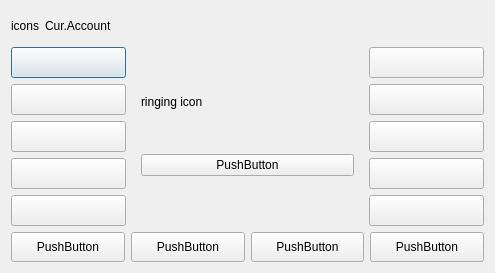
<?xml version="1.0" encoding="UTF-8"?>
<ui version="4.0">
 <class>phDialog</class>
 <widget class="QDialog" name="phDialog">
  <property name="geometry">
   <rect>
    <x>0</x>
    <y>0</y>
    <width>495</width>
    <height>273</height>
   </rect>
  </property>
  <property name="windowTitle">
   <string>phDialog</string>
  </property>
  <layout class="QHBoxLayout" name="horizontalLayout_8">
   <item>
    <layout class="QVBoxLayout" name="verticalLayout_3" stretch="1,6,1">
     <item>
      <layout class="QHBoxLayout" name="horizontalLayout">
       <item>
        <widget class="QLabel" name="labelAccount_2">
         <property name="text">
          <string>icons</string>
         </property>
        </widget>
       </item>
       <item>
        <widget class="QLabel" name="labelAccount">
         <property name="text">
          <string>Cur.Account</string>
         </property>
        </widget>
       </item>
       <item>
        <spacer name="horizontalSpacer">
         <property name="sizePolicy">
          <sizepolicy hsizetype="Expanding" vsizetype="Minimum">
           <horstretch>0</horstretch>
           <verstretch>0</verstretch>
          </sizepolicy>
         </property>
         <property name="orientation">
          <enum>Qt::Horizontal</enum>
         </property>
         <property name="sizeType">
          <enum>QSizePolicy::Expanding</enum>
         </property>
         <property name="sizeHint" stdset="0">
          <size>
           <width>40</width>
           <height>20</height>
          </size>
         </property>
        </spacer>
       </item>
       <item>
        <widget class="QLabel" name="labelUnRecv">
         <property name="text">
          <string/>
         </property>
         <property name="pixmap">
          <pixmap resource="myicons.qrc">:/Statusbar/UnrecvedFlag.png</pixmap>
         </property>
        </widget>
       </item>
       <item>
        <widget class="QLabel" name="labelDND">
         <property name="text">
          <string/>
         </property>
         <property name="pixmap">
          <pixmap resource="myicons.qrc">:/Statusbar/DND.png</pixmap>
         </property>
        </widget>
       </item>
       <item>
        <widget class="QLabel" name="labelNet">
         <property name="text">
          <string/>
         </property>
         <property name="pixmap">
          <pixmap resource="myicons.qrc">:/Statusbar/NetOn.png</pixmap>
         </property>
        </widget>
       </item>
      </layout>
     </item>
     <item>
      <layout class="QHBoxLayout" name="horizontalLayout_3" stretch="1,0,1">
       <item>
        <layout class="QVBoxLayout" name="verticalLayout">
         <item>
          <widget class="QPushButton" name="pushButton_1">
           <property name="sizePolicy">
            <sizepolicy hsizetype="Expanding" vsizetype="Expanding">
             <horstretch>2</horstretch>
             <verstretch>0</verstretch>
            </sizepolicy>
           </property>
           <property name="text">
            <string/>
           </property>
          </widget>
         </item>
         <item>
          <widget class="QPushButton" name="pushButton_2">
           <property name="sizePolicy">
            <sizepolicy hsizetype="Expanding" vsizetype="Expanding">
             <horstretch>2</horstretch>
             <verstretch>0</verstretch>
            </sizepolicy>
           </property>
           <property name="text">
            <string/>
           </property>
          </widget>
         </item>
         <item>
          <widget class="QPushButton" name="pushButton_3">
           <property name="sizePolicy">
            <sizepolicy hsizetype="Expanding" vsizetype="Expanding">
             <horstretch>2</horstretch>
             <verstretch>0</verstretch>
            </sizepolicy>
           </property>
           <property name="text">
            <string/>
           </property>
          </widget>
         </item>
         <item>
          <widget class="QPushButton" name="pushButton_4">
           <property name="sizePolicy">
            <sizepolicy hsizetype="Expanding" vsizetype="Expanding">
             <horstretch>2</horstretch>
             <verstretch>0</verstretch>
            </sizepolicy>
           </property>
           <property name="text">
            <string/>
           </property>
          </widget>
         </item>
         <item>
          <widget class="QPushButton" name="pushButton_5">
           <property name="sizePolicy">
            <sizepolicy hsizetype="Expanding" vsizetype="Expanding">
             <horstretch>2</horstretch>
             <verstretch>0</verstretch>
            </sizepolicy>
           </property>
           <property name="text">
            <string/>
           </property>
          </widget>
         </item>
        </layout>
       </item>
       <item>
        <widget class="QStackedWidget" name="stackedWidget">
         <property name="sizePolicy">
          <sizepolicy hsizetype="Expanding" vsizetype="Expanding">
           <horstretch>2</horstretch>
           <verstretch>0</verstretch>
          </sizepolicy>
         </property>
         <property name="currentIndex">
          <number>2</number>
         </property>
         <widget class="QWidget" name="page_IDLE">
          <layout class="QVBoxLayout" name="verticalLayout_7">
           <item>
            <layout class="QVBoxLayout" name="verticalLayout_6" stretch="1,5,1">
             <item>
              <widget class="QLabel" name="labelDNDinIDLE">
               <property name="text">
                <string/>
               </property>
              </widget>
             </item>
             <item>
              <widget class="QLCDNumber" name="lcdNumber">
               <property name="sizePolicy">
                <sizepolicy hsizetype="Preferred" vsizetype="Preferred">
                 <horstretch>0</horstretch>
                 <verstretch>0</verstretch>
                </sizepolicy>
               </property>
               <property name="font">
                <font>
                 <pointsize>28</pointsize>
                </font>
               </property>
              </widget>
             </item>
             <item>
              <widget class="QLabel" name="label_date">
               <property name="sizePolicy">
                <sizepolicy hsizetype="Expanding" vsizetype="Expanding">
                 <horstretch>2</horstretch>
                 <verstretch>0</verstretch>
                </sizepolicy>
               </property>
               <property name="text">
                <string>Wed. 2023/01/01</string>
               </property>
              </widget>
             </item>
            </layout>
           </item>
          </layout>
         </widget>
         <widget class="QWidget" name="page_DIALING">
          <widget class="QComboBox" name="comboBox">
           <property name="geometry">
            <rect>
             <x>30</x>
             <y>20</y>
             <width>171</width>
             <height>21</height>
            </rect>
           </property>
           <property name="sizePolicy">
            <sizepolicy hsizetype="Preferred" vsizetype="Expanding">
             <horstretch>0</horstretch>
             <verstretch>0</verstretch>
            </sizepolicy>
           </property>
           <property name="editable">
            <bool>true</bool>
           </property>
          </widget>
         </widget>
         <widget class="QWidget" name="page_RINGING">
          <layout class="QVBoxLayout" name="verticalLayout_4">
           <item>
            <widget class="QLabel" name="label_Ringing">
             <property name="sizePolicy">
              <sizepolicy hsizetype="Fixed" vsizetype="Fixed">
               <horstretch>0</horstretch>
               <verstretch>0</verstretch>
              </sizepolicy>
             </property>
             <property name="text">
              <string>ringing icon</string>
             </property>
            </widget>
           </item>
           <item>
            <widget class="QPushButton" name="Label_callerID">
             <property name="text">
              <string>PushButton</string>
             </property>
            </widget>
           </item>
          </layout>
         </widget>
         <widget class="QWidget" name="page_TALKING">
          <widget class="QLabel" name="label_3">
           <property name="geometry">
            <rect>
             <x>100</x>
             <y>60</y>
             <width>53</width>
             <height>16</height>
            </rect>
           </property>
           <property name="text">
            <string>TALKING</string>
           </property>
          </widget>
         </widget>
         <widget class="QWidget" name="page_FAILED">
          <widget class="QLabel" name="label_2">
           <property name="geometry">
            <rect>
             <x>100</x>
             <y>20</y>
             <width>191</width>
             <height>111</height>
            </rect>
           </property>
           <property name="text">
            <string>reason of the failure.</string>
           </property>
          </widget>
         </widget>
         <widget class="QWidget" name="page_CALLING">
          <widget class="QLabel" name="label_calling">
           <property name="geometry">
            <rect>
             <x>50</x>
             <y>120</y>
             <width>53</width>
             <height>16</height>
            </rect>
           </property>
           <property name="text">
            <string>calling ...</string>
           </property>
          </widget>
          <widget class="QLabel" name="label_CALLING">
           <property name="geometry">
            <rect>
             <x>50</x>
             <y>30</y>
             <width>61</width>
             <height>71</height>
            </rect>
           </property>
           <property name="text">
            <string>TextLabel</string>
           </property>
          </widget>
         </widget>
         <widget class="QWidget" name="page_TODIAL">
          <widget class="QComboBox" name="comboBox_2">
           <property name="geometry">
            <rect>
             <x>30</x>
             <y>30</y>
             <width>161</width>
             <height>21</height>
            </rect>
           </property>
           <property name="sizePolicy">
            <sizepolicy hsizetype="Expanding" vsizetype="Expanding">
             <horstretch>0</horstretch>
             <verstretch>0</verstretch>
            </sizepolicy>
           </property>
           <property name="editable">
            <bool>true</bool>
           </property>
          </widget>
         </widget>
        </widget>
       </item>
       <item>
        <layout class="QVBoxLayout" name="verticalLayout_2">
         <item>
          <widget class="QPushButton" name="pushButton_6">
           <property name="sizePolicy">
            <sizepolicy hsizetype="Expanding" vsizetype="Expanding">
             <horstretch>2</horstretch>
             <verstretch>0</verstretch>
            </sizepolicy>
           </property>
           <property name="text">
            <string/>
           </property>
          </widget>
         </item>
         <item>
          <widget class="QPushButton" name="pushButton_7">
           <property name="sizePolicy">
            <sizepolicy hsizetype="Expanding" vsizetype="Expanding">
             <horstretch>2</horstretch>
             <verstretch>0</verstretch>
            </sizepolicy>
           </property>
           <property name="text">
            <string/>
           </property>
          </widget>
         </item>
         <item>
          <widget class="QPushButton" name="pushButton_8">
           <property name="sizePolicy">
            <sizepolicy hsizetype="Expanding" vsizetype="Expanding">
             <horstretch>2</horstretch>
             <verstretch>0</verstretch>
            </sizepolicy>
           </property>
           <property name="text">
            <string/>
           </property>
          </widget>
         </item>
         <item>
          <widget class="QPushButton" name="pushButton_9">
           <property name="sizePolicy">
            <sizepolicy hsizetype="Expanding" vsizetype="Expanding">
             <horstretch>2</horstretch>
             <verstretch>0</verstretch>
            </sizepolicy>
           </property>
           <property name="text">
            <string/>
           </property>
          </widget>
         </item>
         <item>
          <widget class="QPushButton" name="pushButton_10">
           <property name="sizePolicy">
            <sizepolicy hsizetype="Expanding" vsizetype="Expanding">
             <horstretch>2</horstretch>
             <verstretch>0</verstretch>
            </sizepolicy>
           </property>
           <property name="text">
            <string/>
           </property>
          </widget>
         </item>
        </layout>
       </item>
      </layout>
     </item>
     <item>
      <layout class="QHBoxLayout" name="horizontalLayout_2">
       <item>
        <widget class="QPushButton" name="pushButton_11">
         <property name="sizePolicy">
          <sizepolicy hsizetype="Expanding" vsizetype="Expanding">
           <horstretch>2</horstretch>
           <verstretch>0</verstretch>
          </sizepolicy>
         </property>
         <property name="text">
          <string>PushButton</string>
         </property>
        </widget>
       </item>
       <item>
        <widget class="QPushButton" name="pushButton_12">
         <property name="sizePolicy">
          <sizepolicy hsizetype="Expanding" vsizetype="Expanding">
           <horstretch>2</horstretch>
           <verstretch>0</verstretch>
          </sizepolicy>
         </property>
         <property name="text">
          <string>PushButton</string>
         </property>
        </widget>
       </item>
       <item>
        <widget class="QPushButton" name="pushButton_13">
         <property name="sizePolicy">
          <sizepolicy hsizetype="Expanding" vsizetype="Expanding">
           <horstretch>2</horstretch>
           <verstretch>0</verstretch>
          </sizepolicy>
         </property>
         <property name="text">
          <string>PushButton</string>
         </property>
        </widget>
       </item>
       <item>
        <widget class="QPushButton" name="pushButton_14">
         <property name="sizePolicy">
          <sizepolicy hsizetype="Expanding" vsizetype="Expanding">
           <horstretch>2</horstretch>
           <verstretch>0</verstretch>
          </sizepolicy>
         </property>
         <property name="text">
          <string>PushButton</string>
         </property>
        </widget>
       </item>
      </layout>
     </item>
    </layout>
   </item>
  </layout>
 </widget>
 <resources>
  <include location="myicons.qrc"/>
 </resources>
 <connections/>
</ui>
